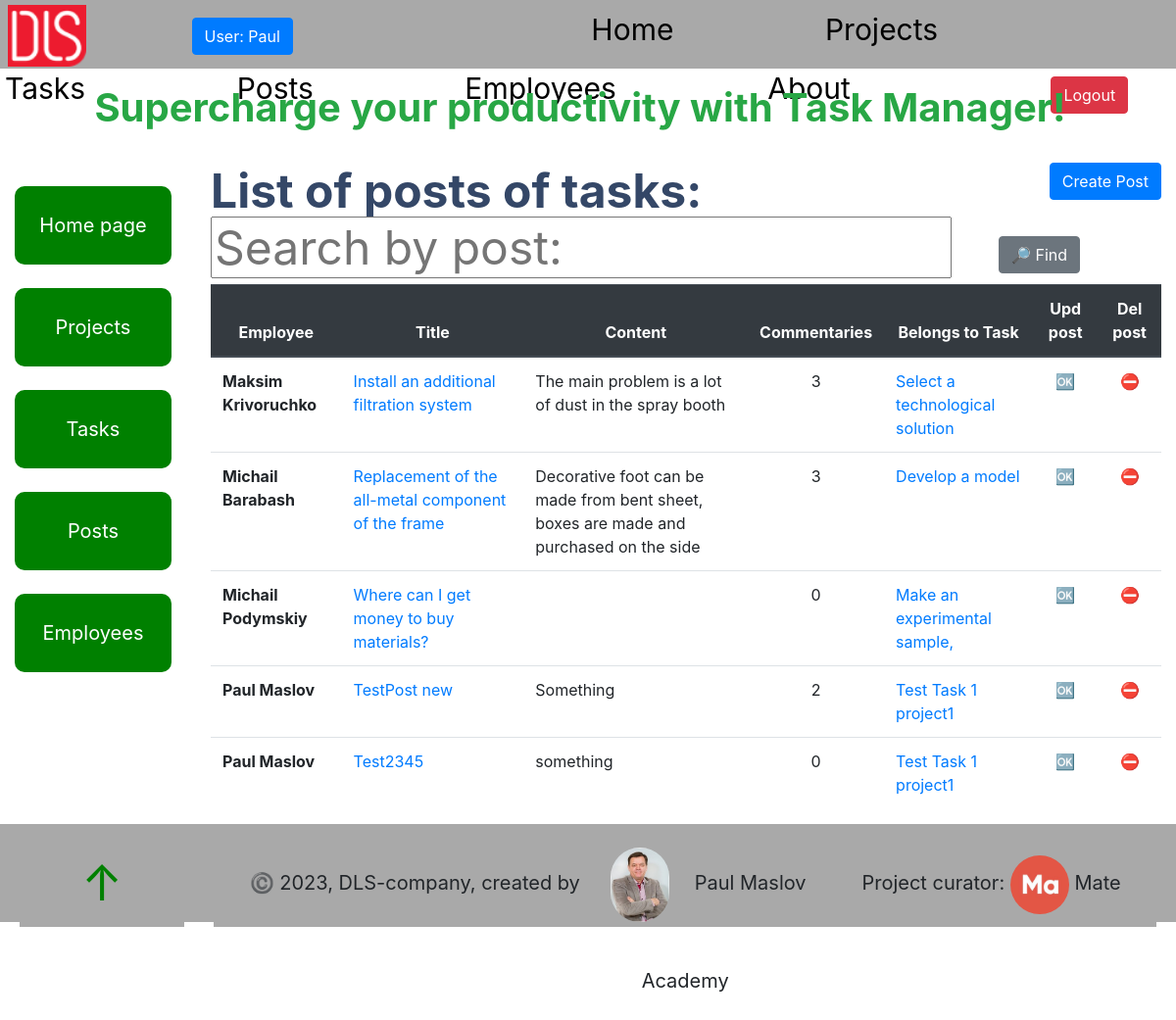
Screenshot of /post/ (signed in) with the database file from the repository.
### task_manager/models.py (models this page shows, shortened)
class Employee(AbstractUser, ModelMeta):
    photo = models.ImageField(upload_to="static/foto_users/", blank=True)
    position = models.ForeignKey(
        Position,
        null=True,
        blank=True,
        on_delete=models.CASCADE,
        related_name="employees"
    )
    class Meta:
        ordering = ["username"]
        verbose_name = "employee"
        verbose_name_plural = "employees"
    _metadata = {
           'photo': 'get_meta_photo',
    }

class Post(models.Model):
    title = models.CharField(max_length=255)
    content = models.TextField(null=True, blank=True)
    created_time = models.DateTimeField(auto_now_add=True)
    owner = models.ForeignKey(
        settings.AUTH_USER_MODEL, on_delete=models.CASCADE, null=True,
        related_name="post"
    )
    task = models.ForeignKey(
        Task,
        on_delete=models.CASCADE,
        null=True,
        blank=True,
        related_name="post",
    )
    class Meta:
        ordering = ["created_time"]

class Task(models.Model):
    PRIORITY_CHOICES = (
        ("A", "Urgent"),
        ("B", "No_delay"),
        ("C", "Need"),
    )
    name = models.CharField(max_length=255)
    description = models.TextField(null=True, blank=True)
    created_time = models.DateTimeField(auto_now_add=True)
    deadline = models.DateField(null=True, blank=True)
    fact_date = models.DateField(null=True, blank=True)
    is_completed = models.BooleanField()
    priority = models.CharField(
        max_length=1,
        choices=PRIORITY_CHOICES,
        default="B"
    )
    project = models.ForeignKey(
        Project,
        on_delete=models.CASCADE,
        related_name="task"
    )
    assignees = models.ManyToManyField(Employee, related_name="task")
    class Meta:
        ordering = ["deadline", "priority"]

### task_manager/views.py (the view)
# urls.py: path("post/", PostListView.as_view(), name="post-list"),
class PostListView(LoginRequiredMixin, generic.ListView):
    model = Post
    queryset = Post.objects.select_related(
        "owner"
    ).prefetch_related(
        "commentaries"
    ).order_by("created_time")
    paginate_by = 5
    def get_context_data(self, *, object_list=None, **kwargs):
        context = super(PostListView, self).get_context_data(**kwargs)
        title = self.request.GET.get("name", "")
        context["search_form"] = PostSearchForm(
            initial={"title": title}
        )
        return context
    def get_queryset(self):
        queryset = Post.objects.all()
        form = PostSearchForm(self.request.GET)
        if form.is_valid():
            return queryset.filter(
                title__icontains=form.cleaned_data["title"]
            )
        return queryset

### task_manager/forms.py
class PostSearchForm(forms.Form):
    title = forms.CharField(
        max_length=70,
        required=False,
        label="",
        widget=forms.TextInput(attrs={"placeholder": "Search by post:"})
    )

### templates/task_manager/post_list.html
{% extends "base.html" %}
{% block content %}
  <h1>
    <strong>List of posts of tasks:</strong>
    <a
      class="btn btn-primary"
      style="float: right"
      href="{% url 'task_manager:post-create' %}">
      Create Post
    </a>
    <span>
      {% block search %}
        {% include "includes/search.html" %}
      {% endblock %}
    </span>
  </h1>
  <table class="table">
    <thead class="thead-dark">
      <tr class="text-center">
        <th scope="col">Employee</th>
        <th scope="col">Title</th>
        <th scope="col">Content</th>
        <th scope="col">Commentaries</th>
        <th scope="col">Belongs to Task</th>
        <th scope="col">Upd post</th>
        <th scope="col">Del post</th>
      </tr>
    </thead>
    <tbody>
      {% for post in post_list %}
      <tr>
        <th scope="row">
          {{ post.owner.first_name }} {{ post.owner.last_name }}
        </th>
        <td><a href="{%  url 'task_manager:post-detail' pk=post.id %}">{{ post.title }}</a></td>
        <td>{{ post.content }}</td>
        <td class="text-center">{{ post.commentaries.all.count }}</td>
        <td>
          <a href="{% url 'task_manager:task-detail' pk=post.task.id %}">
            {{ post.task.name }}
          </a>
        </td>
        <td class="text-center">
          <a href="{% url 'task_manager:post-update' pk=post.id %}">
            🆗
          </a>
        </td>
        <td class="text-center">
          <a href="{% url 'task_manager:post-delete' pk=post.id %}">
            ⛔️
          </a>
        </td>
      </tr>
    {% endfor %}
    </tbody>
  </table>
{% endblock %}

### templates/includes/navigation.html
{% load static %}
  <span class="logo">
    <a href="https://dls.ua/">
      <img src="{% static 'images/logodls.png'%}" alt="DLS logo">
    </a>
  </span>
   {% if user.is_authenticated %}
     <a
       class="login btn btn-primary"
       href="{% url 'task_manager:employee-detail' pk=user.id %}">
       User: {{ user.username }}
     </a>
     <div class="nav">
       <a class="nav__link" href="{% url 'task_manager:index' %}">Home</a>
       <a class="nav__link" href="{% url 'task_manager:project-list' %}">Projects</a>
       <a class="nav__link" href="{% url 'task_manager:task-list' %}">Tasks</a>
       <a class="nav__link" href="{% url 'task_manager:post-list' %}">Posts</a>
       <a class="nav__link" href="{% url 'task_manager:employee-list' %}">Employees</a>
       <a class="nav__link" href="{% url 'task_manager:about' %}">About</a>
     </div>
     <a class="btn btn-danger" href="{% url 'logout' %}">Logout</a>
   {% else %}
      <a class="login btn btn-success" href="{% url 'login' %}">Login</a>
      <div class="nav">
        <a class="nav__link" href="{% url 'task_manager:index' %}">Home</a>
        <a class="nav__link" href="{% url 'task_manager:about' %}">About</a>
      </div>
   {% endif %}

### static/css/styles.css (style rules this page uses)
html { scroll-behavior: smooth; }
body { margin: 0; padding: 0; box-sizing: border-box; --header-height: 70px; --footer-height: 100px; --button-height: 100px; --button-width: 100px; --bs-blue: #63B3ED; --bs-indigo: #596CFF; --bs-purple: #6f42c1; --bs-pink: #d63384; --bs-red: #F56565; --bs-orange: #fd7e14; --bs-yellow: #FBD38D; --bs-green: #81E6D9; --bs-teal: #20c997; --bs-cyan: #0dcaf0; --bs-white: #fff; --bs-gray: #6c757d; --bs-gray-dark: #343a40; --bs-gray-100: #f8f9fa; --bs-gray-200: #f0f2f5; --bs-gray-300: #dee2e6; --bs-gray-400: #ced4da; --bs-gray-500: #adb5bd; --bs-gray-600: #6c757d; --bs-gray-700: #495057; --bs-gray-800: #343a40; --bs-gray-900: #212529; --bs-primary: #e91e63; --bs-secondary: #7b809a; --bs-success: #4CAF50; --bs-info: #1A73E8; --bs-warning: #fb8c00; --bs-danger: #F44335; --bs-light: #f0f2f5; --bs-dark: #344767; --bs-primary-rgb: 233, 30, 99; --bs-secondary-rgb: 123, 128, 154; --bs-success-rgb: 76, 175, 80; --bs-info-rgb: 26, 115, 232; --bs-warning-rgb: 251, 140, 0; --bs-danger-rgb: 244, 67, 53; --bs-light-rgb: 240, 242, 245; --bs-dark-rgb: 52, 71, 103; --bs-white-rgb: 255, 255, 255; --bs-black-rgb: 0, 0, 0; --bs-body-color-rgb: 123, 128, 154; --bs-body-bg-rgb: 255, 255, 255; --bs-font-sans-serif: "Roboto", Helvetica, Arial, sans-serif; --bs-font-monospace: SFMono-Regular, Menlo, Monaco, Consolas, "Liberation Mono", "Courier New", monospace; --bs-gradient: linear-gradient(180deg, rgba(255, 255, 255, 0.15), rgba(255, 255, 255, 0)); --bs-body-font-family: var(--bs-font-sans-serif); --bs-body-font-size: 1rem; --bs-body-font-weight: 400; --bs-body-line-height: 1.5; --bs-body-color: #7b809a; --bs-body-bg: #fff; --bs-border-width: 1px; --bs-border-style: solid; --bs-border-color: #dee2e6; --bs-border-color-translucent: rgba(0, 0, 0, 0.175); --bs-border-radius: 0.375rem; --bs-border-radius-sm: 0.125rem; --bs-border-radius-lg: 0.5rem; --bs-border-radius-xl: 0.75rem; --bs-border-radius-2xl: 1rem; --bs-border-radius-pill: 50rem; --bs-heading-color: #344767; --bs-link-color: #e91e63; --bs-link-hover-color: #e91e63; --bs-code-color: #d63384; --bs-highlight-bg: #fcf8e3; }
.nav { margin-right: 50px; display: inline; }
.nav__link { margin-right: 150px; display: inline-block; font-size: 30px; color: black; text-decoration: burlywood; }
.logo { margin-right: 100px; padding: 3px; }
.logo img { width: 80px; }
.login { margin-right: 300px; }
h1, .h1, h2, .h2, h3, .h3, h4, .h4, h5, .h5, h6, .h6 { margin-top: 0; margin-bottom: 0.3rem; font-weight: 400; line-height: 1.2; color: var(--bs-heading-color); }
h1, .h1 { font-size: calc(1.425rem + 2.1vw); }

### rows the page displays
Employee: username "Paul"
Post: owner.first_name "Maksim", owner.last_name "Krivoruchko", title "Install an additional filtration system", content "The main problem is a lot of dust in the spray booth", commentaries.all.count "3", task.name "Select a technological solution"
Post: owner.first_name "Michail", owner.last_name "Barabash", title "Replacement of the all-metal component of the frame", content "Decorative foot can be made from bent sheet, boxes are made and purchased on the side", commentaries.all.count "3", task.name "Develop a model"
Post: owner.first_name "Michail", owner.last_name "Podymskiy", title "Where can I get money to buy materials?", commentaries.all.count "0", task.name "Make an experimental sample,"
Post: owner.first_name "Paul", owner.last_name "Maslov", title "TestPost new", content "Something", commentaries.all.count "2", task.name "Test Task 1 project1"
Post: owner.first_name "Paul", owner.last_name "Maslov", title "Test2345", content "something", commentaries.all.count "0", task.name "Test Task 1 project1"
